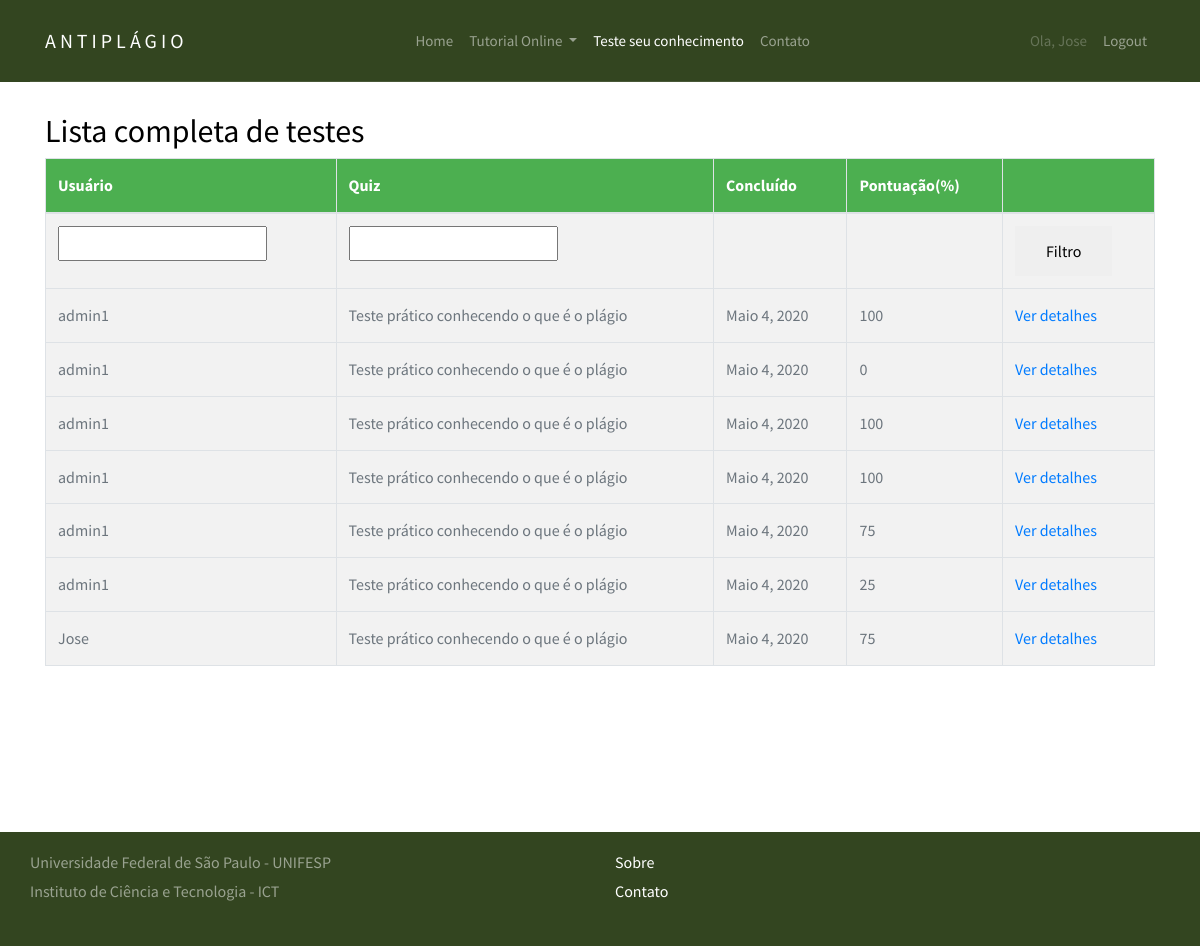
Before: /quiz/marking/ (signed in) with the older database file.
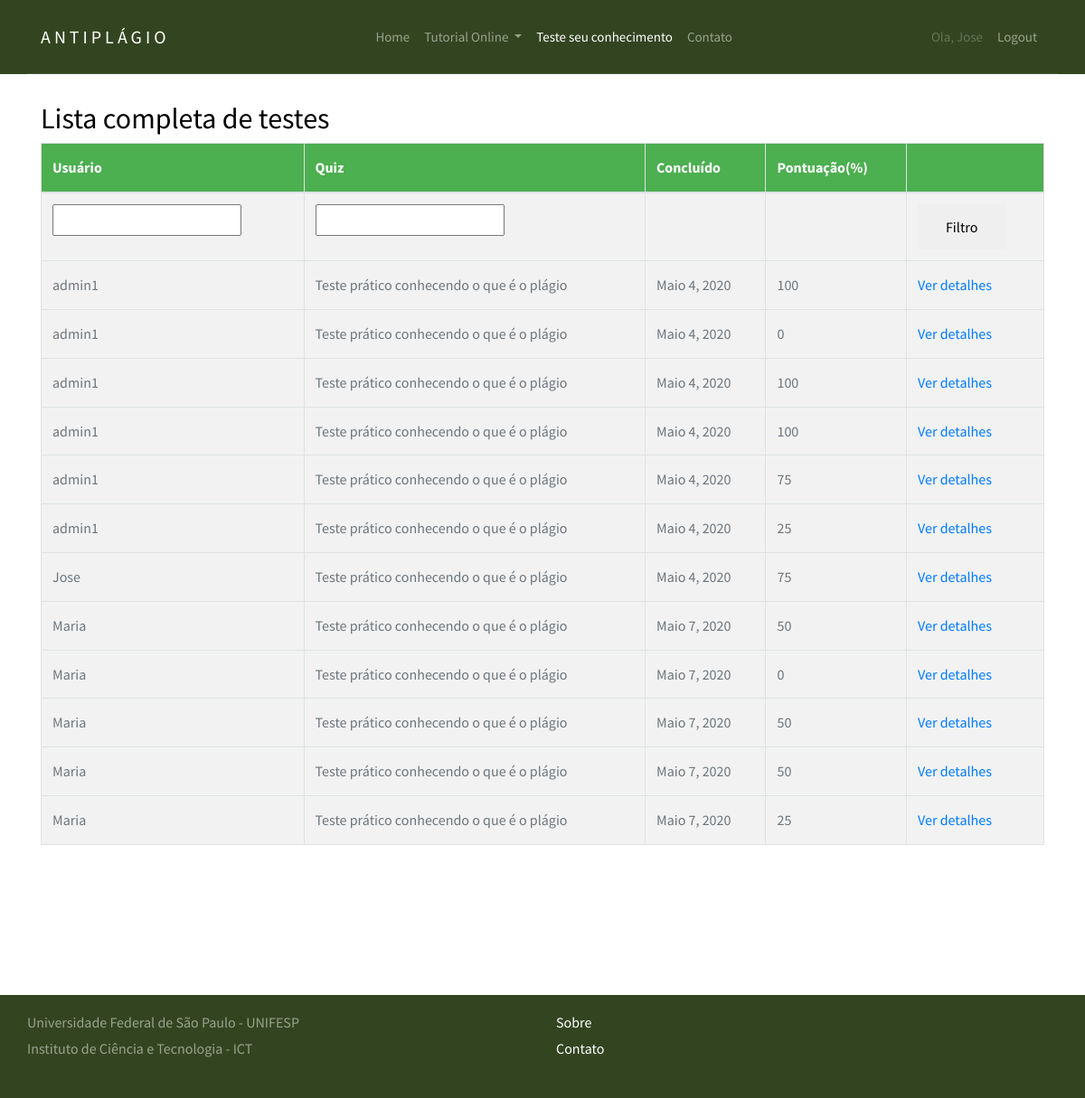
After: the same page with the newer database file.
### django_quiz/quiz/models.py (models this page shows, shortened)
class Sitting(models.Model):
    user = models.ForeignKey(settings.AUTH_USER_MODEL, verbose_name=_("Usuário"), on_delete=models.PROTECT)
    quiz = models.ForeignKey(Quiz, verbose_name=_("Quiz"), on_delete=models.PROTECT)
    question_order = models.CharField(
        max_length=1024,
        verbose_name=_("Ordem das questões"),
        validators=[validate_comma_separated_integer_list])
    question_list = models.CharField(
        max_length=1024,
        verbose_name=_("Lista das questões"),
        validators=[validate_comma_separated_integer_list])
    incorrect_questions = models.CharField(
        max_length=1024,
        blank=True,
        verbose_name=_("Questões incorretas"),
        validators=[validate_comma_separated_integer_list])
    current_score = models.IntegerField(verbose_name=_("Pontuação atual"))
    complete = models.BooleanField(default=False, blank=False,
                                   verbose_name=_("Completa"))
    user_answers = models.TextField(blank=True, default='{}',
                                    verbose_name=_("Resposta do usuário"))
    start = models.DateTimeField(auto_now_add=True,
                                 verbose_name=_("Iniciar"))
    end = models.DateTimeField(null=True, blank=True, verbose_name=_("Fim"))
    objects = SittingManager()
    class Meta:
        permissions = (("view_sittings", _("Visualizar testes concluídos.")),)
    def _question_ids(self):
        return [int(n) for n in self.question_order.split(',') if n]
    @property
    def get_percent_correct(self):
        dividend = float(self.current_score)
        divisor = len(self._question_ids())
        if divisor < 1:
            return 0            # prevent divide by zero error
        if dividend > divisor:
            return 100
        correct = int(round((dividend / divisor) * 100))
        if correct >= 1:
            return correct
        else:
            return 0

@python_2_unicode_compatible
class Quiz(models.Model):
    title = models.CharField(
        verbose_name=_("Título"),
        max_length=60, blank=False)
    description = models.TextField(
        verbose_name=_("Descrição"),
        blank=True, help_text=_("Descrição do questionário"))
    url = models.SlugField(
        max_length=60, blank=False,
        help_text=_("Uma URL amigável"),
        verbose_name=_("Uma URL amigável"))
    category = models.ForeignKey(
        Category, null=True, blank=True,
        verbose_name=_("Categoria"), on_delete=models.PROTECT)
    random_order = models.BooleanField(
        blank=False, default=False,
        verbose_name=_("Ordem aleatória"),
        help_text=_("Exibe as peguntas em"
                    "uma ordem aleatória ou como eles "
                    "estão setados?"))
    max_questions = models.PositiveIntegerField(
        blank=True, null=True, verbose_name=_("Questões Max"),
        help_text=_("Número de perguntas a serem respondidas em cada tentativa."))
    answers_at_end = models.BooleanField(
        blank=False, default=False,
        help_text=_("A resposta correta NÃO é mostrada após a pergunta ."
                    " Respostas exibidas no final."),
        verbose_name=_("Respostas no final"))
    exam_paper = models.BooleanField(
        blank=False, default=False,
        help_text=_("Se sim o resultado de cada"
                    " tentativa do usuário será"
                    " armazenado. Necessário marcação"),
        verbose_name=_("Resultado teste"))
    single_attempt = models.BooleanField(
        blank=False, default=False,
        help_text=_("Se sim, apenas uma tentativa por"
                    " usuário será permitida"
                    " Não usuários não poderam fazer este teste."),
        verbose_name=_("Tentativa única"))
    pass_mark = models.SmallIntegerField(
        blank=True, default=0,
        verbose_name=_("Marca de aprovação"),
        help_text=_("Porcentagem necessária para passar no teste."),
        validators=[MaxValueValidator(100)])
    success_text = models.TextField(
        blank=True, help_text=_("Exibido se o usuário for aprovado."),
        verbose_name=_("Texto de sucesso"))
    fail_text = models.TextField(
        verbose_name=_("Texto de falha"),
        blank=True, help_text=_("Exibido se o usuário falhar"))
    draft = models.BooleanField(
        blank=True, default=False,
        verbose_name=_("Draft"),
        help_text=_("Se sim o questionário não é exibido"
                    " na lista de perguntas e só pode ser"
                    " visualizada por usuários que podem editar"
                    " os testes."))
    class Meta:
        verbose_name = _("Quiz")
        verbose_name_plural = _("Quizzes")
    def __str__(self):
        return self.title

### django_quiz/quiz/views.py (the view)
class QuizMarkingList(QuizMarkerMixin, SittingFilterTitleMixin, ListView):
    model = Sitting
    def get_queryset(self):
        queryset = super(QuizMarkingList, self).get_queryset()\
                                               .filter(complete=True)
        user_filter = self.request.GET.get('user_filter')
        if user_filter:
            queryset = queryset.filter(user__username__icontains=user_filter)
        return queryset

### django_quiz/quiz/views.py (called while the page is built)
    @method_decorator(login_required)
    @method_decorator(permission_required('quiz.view_sittings'))
    def dispatch(self, *args, **kwargs):
        return super(QuizMarkerMixin, self).dispatch(*args, **kwargs)

    def get_queryset(self):
        queryset = super(SittingFilterTitleMixin, self).get_queryset()
        quiz_filter = self.request.GET.get('quiz_filter')
        if quiz_filter:
            queryset = queryset.filter(quiz__title__icontains=quiz_filter)
        return queryset

### django_quiz/build/lib/quiz/templates/quiz/sitting_list.html (shortened to what this page needs)
{% extends 'base.html' %}
{% load i18n %}
{% block menu %}
<header role="banner">
	<nav class="navbar navbar-expand-md navbar-dark bg-light">
	  <div class="container">
		<a class="navbar-brand absolute" href="{% url 'siteTutorial_home' %}">AntiPlágio</a>
		<div class="collapse navbar-collapse navbar-light" id="navbarsExample05">
		  <ul class="navbar-nav mx-auto">
			<li class="nav-item">
			  <a class="nav-link" href="{% url 'siteTutorial_home' %}">Home</a>
			</li>
			<li class="nav-item dropdown">
				<a class="nav-link dropdown-toggle" href="{% url 'siteTutorial_topicos' %}" id="dropdown04" data-toggle="dropdown-item" aria-haspopup="true" aria-expanded="false">Tutorial Online </a>
			</li>
			<li class="nav-item">
			  <a class="nav-link active" href="{% url 'quiz_index' %}">Teste seu conhecimento</a>
			</li>
			<li class="nav-item">
			  <a class="nav-link" href="contact.html">Contato</a>
			</li>
		  </ul>
		  <ul class="navbar-nav absolute-right">
			{% if user.is_authenticated %}
			<li class="nav-item">
				<a class="nav-link disabled" href="">Ola, {{ user }}</a>
            </li>
            <li class="nav-item">
                    <a class="nav-link" href="{% url 'logout' %}">Logout</a>
            </li>
			{% else %}
			<li class="nav-item">
					<a class="nav-link" href="{% url 'login' %}">Login</a>
			</li>
			{% endif %}
		  </ul>
		</div>
	  </div>
	</nav>
</header>
{% endblock %}
{% block content %}
<h2>{% trans "Lista completa de testes" %}</h2>
    {% if sitting_list %}
		<table class="table table-bordered table-striped">
		  <thead>
			<tr>
			  <th>{% trans "Usuário" %}</th>
			  <th>{% trans "Quiz" %}</th>
			  <th>{% trans "Concluído" %}</th>
			  <th>{% trans "Pontuação" %}(%)</th>
			  <th></th>
			</tr>
		  </thead>
		  <tbody>
			<tr>
			  <form action="" method="GET">
				<td><input type="text" name="user_filter" /></td>
				<td><input type="text" name="quiz_filter" /></td>
				<td></td>
				<td></td>
				<td><button type="submit" class="btn btn-default">{% trans "Filtro"%}</button></td>
			  </form>
			</tr>
        {% for sitting in sitting_list %}
			<tr>
			  <td>{{ sitting.user }}</td>
			  <td>{{ sitting.quiz }}</td>
			  <td>{{ sitting.end|date }}</td>
			  <td>{{ sitting.get_percent_correct }}</td>
			  <td>
				<a href="{% url 'quiz_marking_detail' pk=sitting.id %}">
				  {% trans "Ver detalhes" %}
				</a>
			</tr>
        {% endfor %}
		  </tbody>
		</table>
    {% else %}
        <p>{% trans "Não há questionários correspondentes" %}.</p>
    {% endif %}
{% endblock %}

### django_quiz/build/lib/quiz/templates/base.html (shortened to what this page needs)
{% load i18n %}
{% load static %}
<!DOCTYPE html>
<html xmlns:fb="http://www.facebook.com/2008/fbml" xmlns="http://www.w3.org/1999/xhtml" xml:lang="en" lang="en" dir="ltr">
<head>
<link rel="stylesheet" href="{% static 'css/bootstrap.css' %}">
<link rel="stylesheet" href="{% static 'css/animate.css' %}">
<link rel="stylesheet" href="{% static 'css/owl.carousel.min.css' %}">
<link rel="stylesheet" href="{% static 'css/style.css' %}">
</head>
<body>
{% block menu %}
{% endblock %}
<section class="site-section">
    <div class="container">
    {% block content %}
    {% endblock %}
    </div>
</section>
<footer class="site-footer" style="background: #334520 !important;">
        <div class="container">
        <div class="row mb-2">
            <p>Universidade Federal de São Paulo - UNIFESP<br>
                Instituto de Ciência e Tecnologia - ICT<br>
            </p>
            <div class="col-md-6 ml-auto">
            <div class="row">
                <div class="col-md-4">
                <ul class="list-unstyled">
                    <li><a href="#">Sobre</a></li>
                    <li><a href="#">Contato</a></li>
                </ul>
                </div>
            </div>
            </div>
        </div>
        </div>
</footer>
</body>
</html>

### static/css/style.css (style rules this page uses)
body { background: #fff; font-family: "Source Sans Pro", arial, sans-serif; font-weight: 400; font-size: 16px; line-height: 1.8; color: #6c757d; position: relative; padding-bottom: 152px; min-height: 100vh; }
a { -webkit-transition: .3s all ease; -o-transition: .3s all ease; transition: .3s all ease; text-decoration: none; }
h1, h2, h3, h4, h5 { color: #000; font-family: "Source Sans Pro", arial, sans-serif; }
header { position: fixed; top: 0; left: 0; width: 100%; z-index: 5; }
header .navbar-brand { text-transform: uppercase; letter-spacing: .2em; font-weight: 400; color: #fff !important; }
header .navbar-collapse { position: relative; }
header .navbar { padding-top: 0; padding-bottom: 0; background: #334520 !important; }
header .navbar .container { border-bottom: 1px solid rgba(255, 255, 255, 0.1); }
header .navbar .navbar-nav.absolute-right { position: relative; right: 0; }
header .navbar .nav-link { padding: 1.7rem 1rem; font-size: 15px; outline: none !important; }
header .navbar .nav-link.active { color: #fff !important; }
.site-section { padding: 7em 0; }
.btn, .form-control { outline: none; -webkit-box-shadow: none !important; box-shadow: none !important; border-radius: 0; }
.btn { -webkit-transition: .3s all ease; -o-transition: .3s all ease; transition: .3s all ease; padding: 12px 30px; }
.site-footer { position: absolute; width: 100%; bottom: 0; background-position: center center; background-repeat: no-repeat; padding: 1em 0; }
.site-footer a { color: #fff; }
.site-footer p { color: rgba(255, 255, 255, 0.5); }
table { border-collapse: collapse; width: 100%; border: 1px solid #ddd; }
th, td { text-align: left; padding: 8px; }
tr:nth-child(even) { background-color: #f2f2f2 }
th { background-color: #4CAF50; color: white; }

Changed rows visible on the page:
added Sitting: user "Maria", quiz "Teste prático conhecendo o que é o plágio", end "Maio 7, 2020", get_percent_correct "50"
added Sitting: user "Maria", quiz "Teste prático conhecendo o que é o plágio", end "Maio 7, 2020", get_percent_correct "0"
added Sitting: user "Maria", quiz "Teste prático conhecendo o que é o plágio", end "Maio 7, 2020", get_percent_correct "50"
added Sitting: user "Maria", quiz "Teste prático conhecendo o que é o plágio", end "Maio 7, 2020", get_percent_correct "50"
added Sitting: user "Maria", quiz "Teste prático conhecendo o que é o plágio", end "Maio 7, 2020", get_percent_correct "25"
